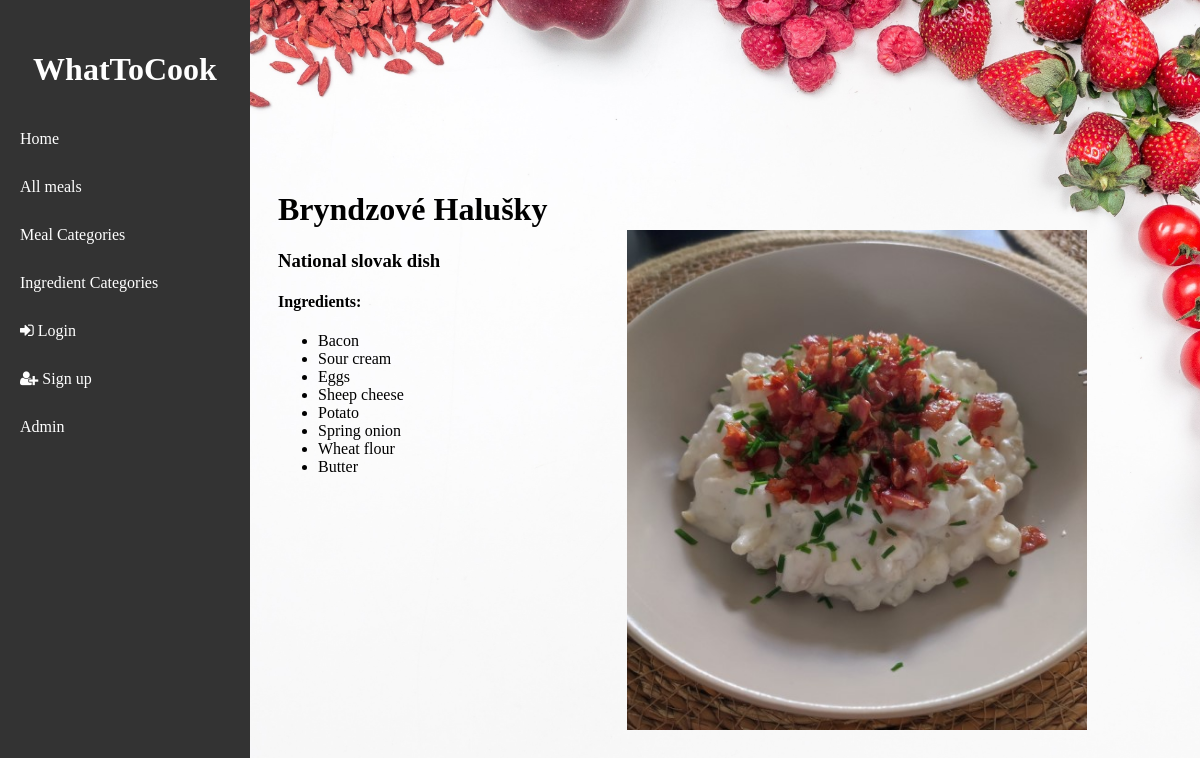
The app's page /meal_detail/2/ with its own data.
### viewer/models.py (models this page shows, shortened)
class Meal(Model):
    name = CharField(max_length=50)
    category = ManyToManyField(SecondaryMealCategory)
    ingredients = ManyToManyField(Ingredient)
    description = TextField()
    picture = ImageField(upload_to='viewer/static/images/', blank=True)
    class Meta:
        ordering = ['name']

class Ingredient(Model):
    name = CharField(max_length=50)
    category = ForeignKey(IngredientCategory, on_delete=CASCADE)
    calories_per_100g = IntegerField(validators=[MinValueValidator(1)], blank=False)
    class Meta:
        ordering = ['category']

### viewer/views.py (the view)
# urls.py: path('meal_detail/<int:meal_id>/', meal_detail, name='meal_detail'),
def meal_detail(request, meal_id):
    meal = get_object_or_404(Meal, id=meal_id)
    return render(request, 'meal_detail.html', {'meal': meal})

### viewer/templates/meal_detail.html
{% extends 'base.html' %}
{% block content %}
{% load static %}
<link rel="stylesheet" href="{% static 'style.css' %}">
<body>
    <div class="container">
        <div class="meal-detail">
            <div class="meal-info">
                <h1>{{ meal.name }}</h1>
                <h3>{{ meal.description }}</h3>
                <h4>Ingredients:</h4>
                <ul>
                    {% for ingredient in meal.ingredients.all %}
                        <li>{{ ingredient.name }}</li>
                    {% endfor %}
                </ul>
            </div>
            <img class="meal-image" src="{{ MEDIA_URL }}{{ meal.picture.url }}">
        </div>
    </div>
</body>
{% endblock %}

### viewer/static/style.css (style rules this page uses)
body { background-image: url('images/background.jpg'); background-size: cover; background-repeat: no-repeat; background-position: center top; background-attachment: fixed; margin-top: 150px; }
.meal-detail { display: flex; flex-wrap: wrap; }
.meal-info { flex: 1; margin-right: 20px; }
.container { display: flex; flex-wrap: wrap; }
.meal-image { margin-left: auto; max-width: 100%; height: 500px; margin: 60px; }

### records on screen
Meal: name "Bryndzové Halušky", description "National slovak dish", picture (picture)
Ingredient: name "Bacon"
Ingredient: name "Sour cream"
Ingredient: name "Eggs"
Ingredient: name "Sheep cheese"
Ingredient: name "Potato"
Ingredient: name "Spring onion"
Ingredient: name "Wheat flour"
Ingredient: name "Butter"
